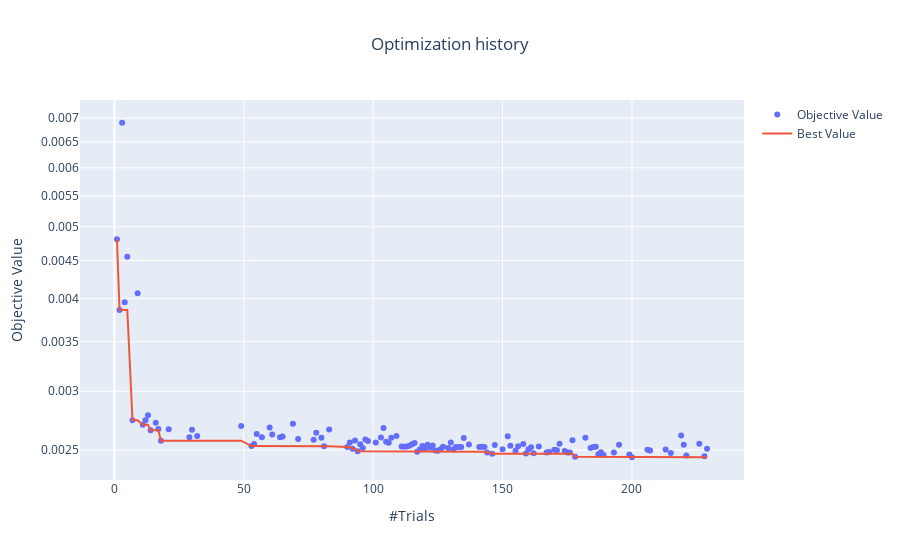

Write notebook code for a chart like this one.
### Code cell
fig = optuna.visualization.plot_optimization_history(study)
fig.update_layout(title_text='Optimization history', title_x=0.5,yaxis_type="log")
